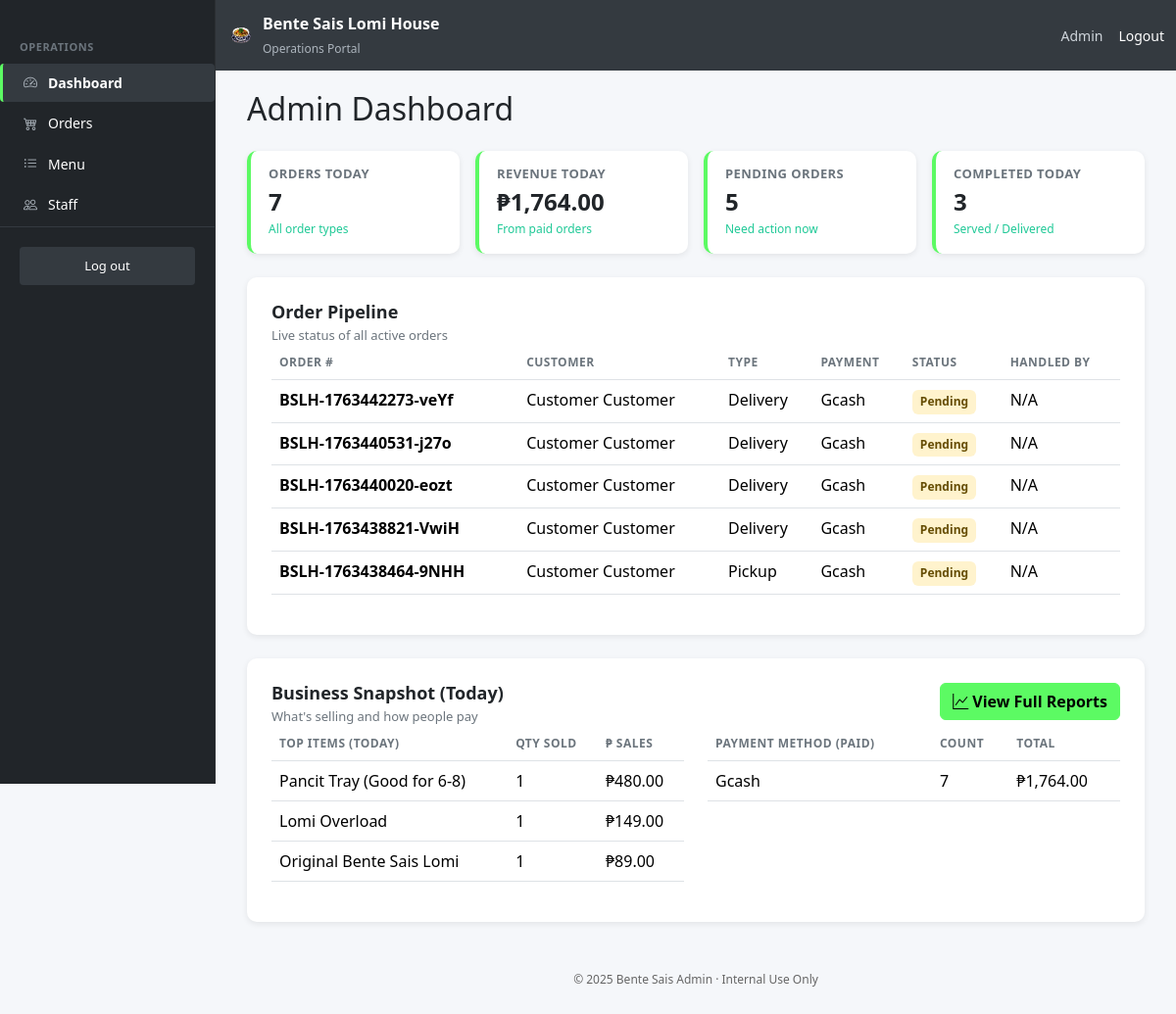
/admin/index.php (signed in), run on the app's committed database.
### tables this page shows
CREATE TABLE `orders` (
  `order_id` int(11) NOT NULL,
  `order_number` varchar(20) NOT NULL,
  `user_id` int(11) DEFAULT NULL,
  `order_type` enum('pickup','delivery') NOT NULL,
  `order_time` datetime NOT NULL,
  `preferred_time` datetime DEFAULT NULL,
  `status` enum('pending','confirmed','preparing','ready','out_for_delivery','delivered','completed','cancelled') DEFAULT 'pending',
  `subtotal` decimal(10,2) NOT NULL DEFAULT 0.00,
  `delivery_fee` decimal(10,2) NOT NULL DEFAULT 0.00,
  `tip_amount` decimal(10,2) NOT NULL DEFAULT 0.00,
  `total_amount` decimal(10,2) NOT NULL DEFAULT 0.00,
  `handler_id` int(11) DEFAULT NULL,
  `driver_id` int(11) DEFAULT NULL,
  `confirmed_at` datetime DEFAULT NULL,
  `preparing_at` datetime DEFAULT NULL,
  `ready_at` datetime DEFAULT NULL,
  `out_for_delivery_at` datetime DEFAULT NULL,
  `delivered_at` datetime DEFAULT NULL,
  `cancelled_at` datetime DEFAULT NULL,
  `created_at` datetime DEFAULT current_timestamp(),
  `updated_at` datetime DEFAULT current_timestamp() ON UPDATE current_timestamp()
);

CREATE TABLE `order_customer_details` (
  `detail_id` int(11) NOT NULL,
  `order_id` int(11) NOT NULL,
  `customer_first_name` varchar(50) NOT NULL,
  `customer_last_name` varchar(50) NOT NULL,
  `customer_phone` varchar(20) NOT NULL,
  `customer_email` varchar(100) DEFAULT NULL,
  `order_notes` text DEFAULT NULL
);

CREATE TABLE `order_payment_details` (
  `payment_id` int(11) NOT NULL,
  `order_id` int(11) NOT NULL,
  `payment_method` enum('cash','gcash','card') NOT NULL,
  `payment_status` enum('pending','paid','failed','refunded') DEFAULT 'pending',
  `gcash_reference` varchar(100) DEFAULT NULL,
  `gcash_amount` decimal(10,2) DEFAULT NULL,
  `gcash_sender_name` varchar(100) DEFAULT NULL,
  `amount_paid` decimal(10,2) DEFAULT NULL,
  `change_amount` decimal(10,2) DEFAULT NULL,
  `paid_at` datetime DEFAULT NULL
);

### admin/index.php (the view, shortened to what this page needs)
<?php
include __DIR__ . '/includes/header.php';
$today_start = date('Y-m-d 00:00:00');
$today_end = date('Y-m-d 23:59:59');
$result_orders_today = $conn->query("SELECT COUNT(order_id) as total FROM orders WHERE created_at BETWEEN '$today_start' AND '$today_end'");
$stats_orders_today = $result_orders_today->fetch_assoc()['total'] ?? 0;
$result_revenue_today = $conn->query("
    SELECT SUM(o.total_amount) as total
    FROM orders o
    JOIN order_payment_details opd ON o.order_id = opd.order_id
    WHERE opd.payment_status = 'paid'
    AND opd.paid_at BETWEEN '$today_start' AND '$today_end'
");
$stats_revenue_today = $result_revenue_today->fetch_assoc()['total'] ?? 0;
$result_pending = $conn->query("SELECT COUNT(order_id) as total FROM orders WHERE status = 'pending'");
$stats_pending = $result_pending->fetch_assoc()['total'] ?? 0;
$result_completed = $conn->query("SELECT COUNT(order_id) as total FROM orders WHERE status IN ('completed', 'delivered') AND updated_at BETWEEN '$today_start' AND '$today_end'");
$stats_completed = $result_completed->fetch_assoc()['total'] ?? 0;
$pipeline_orders_query = "
    SELECT
        o.order_id,
        o.order_number,
        o.order_type,
        o.status,
        ocd.customer_first_name,
        ocd.customer_last_name,
        opd.payment_method,
        h.first_name as handler_first_name
    FROM orders o
    LEFT JOIN order_customer_details ocd ON o.order_id = ocd.order_id
    LEFT JOIN order_payment_details opd ON o.order_id = opd.order_id
    LEFT JOIN users h ON o.handler_id = h.user_id
    WHERE o.status NOT IN ('completed', 'delivered', 'cancelled')
    ORDER BY o.created_at DESC
    LIMIT 5
";
$pipeline_result = $conn->query($pipeline_orders_query);
$top_items_query = "
    SELECT
        oi.product_name,
        SUM(oi.quantity) as total_qty,
        SUM(oi.total_price) as total_sales
    FROM order_items oi
    JOIN orders o ON oi.order_id = o.order_id
    WHERE o.created_at BETWEEN '$today_start' AND '$today_end'
    AND o.status NOT IN ('cancelled', 'pending')
    GROUP BY oi.product_id, oi.product_name
    ORDER BY total_sales DESC
    LIMIT 3
";
$top_items_result = $conn->query($top_items_query);
$payment_mix_query = "
    SELECT
        opd.payment_method,
        COUNT(opd.payment_id) as total_count,
        SUM(opd.amount_paid) as total_sales
    FROM order_payment_details opd
    WHERE opd.payment_status = 'paid'
    AND opd.paid_at BETWEEN '$today_start' AND '$today_end'
    GROUP BY opd.payment_method
    ORDER BY total_sales DESC
";
$payment_mix_result = $conn->query($payment_mix_query);
?>
<div class="container-fluid">
  <?php include __DIR__ . '/includes/sidebar.php'; ?>
  <main class="main-content">
    <h2 class="mb-4">Admin Dashboard</h2>
    <div class="row g-3 mb-4">
      <div class="col-sm-6 col-lg-3">
        <div class="stat-card">
          <h5>Orders Today</h5>
          <div class="value"><?= $stats_orders_today ?></div>
          <div class="hint">All order types</div>
        </div>
      </div>
      <div class="col-sm-6 col-lg-3">
        <div class="stat-card">
          <h5>Revenue Today</h5>
          <div class="value">₱<?= number_format($stats_revenue_today, 2) ?></div>
          <div class="hint">From paid orders</div>
        </div>
      </div>
      <div class="col-sm-6 col-lg-3">
        <div class="stat-card">
          <h5>Pending Orders</h5>
          <div class="value"><?= $stats_pending ?></div>
          <div class="hint">Need action now</div>
        </div>
      </div>
      <div class="col-sm-6 col-lg-3">
        <div class="stat-card">
          <h5>Completed Today</h5>
          <div class="value"><?= $stats_completed ?></div>
          <div class="hint">Served / Delivered</div>
        </div>
      </div>
    </div>
    <div class="content-card mb-4">
      <div class="content-card-header">
        <div class="left">
          <h2>Order Pipeline</h2>
          <p>Live status of all active orders</p>
        </div>
      </div>
      <div class="table-responsive">
        <table class="table table-hover">
          <thead>
            <tr>
              <th>Order #</th>
              <th>Customer</th>
              <th>Type</th>
              <th>Payment</th>
              <th>Status</th>
              <th>Handled By</th>
            </tr>
          </thead>
          <tbody>
            <?php if ($pipeline_result && $pipeline_result->num_rows > 0): ?>
              <?php while($order = $pipeline_result->fetch_assoc()): ?>
                <?php
                  $status_map = [
                    'pending' => 'badge-warning',
                    'confirmed' => 'badge-primary',
                    'preparing' => 'badge-info',
                    'ready' => 'badge-success',
                    'out_for_delivery' => 'badge-success'
                  ];
                  $status_class = $status_map[$order['status']] ?? 'badge-secondary';
                ?>
                <tr>
                  <td><strong><?= htmlspecialchars($order['order_number'] ?? $order['order_id']) ?></strong></td>
                  <td>
                    <?= htmlspecialchars($order['customer_first_name'] . ' ' . $order['customer_last_name']) ?><br>
                  </td>
                  <td>
                    <?= htmlspecialchars(ucfirst($order['order_type'])) ?><br>
                  </td>
                  <td><?= htmlspecialchars(ucfirst($order['payment_method'])) ?></td>
                  <td><span class="badge <?= $status_class ?>"><?= htmlspecialchars(ucfirst(str_replace('_', ' ', $order['status']))) ?></span></td>
                  <td><?= htmlspecialchars($order['handler_first_name'] ?? 'N/A') ?></td>
                </tr>
              <?php endwhile; ?>
            <?php else: ?>
              <tr>
                <td colspan="6" class="text-center text-muted">No active orders in the pipeline.</td>
              </tr>
            <?php endif; ?>
          </tbody>
        </table>
      </div>
    </div>
    <div class="content-card">
      <div class="content-card-header">
        <div class="left">
          <h2>Business Snapshot (Today)</h2>
          <p>What's selling and how people pay</p>
        </div>
        <div class="right">
          <a class="btn btn-success" href="reports.php">
            <i class="bi bi-graph-up"></i> View Full Reports
          </a>
        </div>
      </div>
      <div class="row g-4">
        <div class="col-md-6">
          <div class="table-responsive">
            <table class="table table-hover">
              <thead>
                <tr>
                  <th>Top Items (Today)</th>
                  <th>Qty Sold</sup></th>
                  <th>₱ Sales</th>
                </tr>
              </thead>
              <tbody>
                <?php if ($top_items_result && $top_items_result->num_rows > 0): ?>
                  <?php while($item = $top_items_result->fetch_assoc()): ?>
                    <tr>
                      <td><?= htmlspecialchars($item['product_name']) ?></td>
                      <td><?= htmlspecialchars($item['total_qty']) ?></td>
                      <td>₱<?= number_format($item['total_sales'], 2) ?></td>
                    </tr>
                  <?php endwhile; ?>
                <?php else: ?>
                  <tr><td colspan="3" class="text-center text-muted">No completed sales yet today.</td></tr>
                <?php endif; ?>
              </tbody>
            </table>
          </div>
        </div>
        <div class="col-md-6">
          <div class="table-responsive">
            <table class="table table-hover">
              <thead>
                <tr>
                  <th>Payment Method (Paid)</th>
                  <th>Count</th>
                  <th>Total</th>
                </tr>
              </thead>
              <tbody>
                <?php if ($payment_mix_result && $payment_mix_result->num_rows > 0): ?>
                  <?php while($mix = $payment_mix_result->fetch_assoc()): ?>
                    <tr>
                      <td><?= htmlspecialchars(ucfirst($mix['payment_method'])) ?></td>
                      <td><?= htmlspecialchars($mix['total_count']) ?></td>
                      <td>₱<?= number_format($mix['total_sales'], 2) ?></td>
                    </tr>
                  <?php endwhile; ?>
                <?php else: ?>
                  <tr><td colspan="3" class="text-center text-muted">No paid transactions yet today.</td></tr>
                <?php endif; ?>
              </tbody>
            </table>
          </div>
        </div>
      </div>
    </div>
  </main>
</div>
<?php include __DIR__ . '/includes/footer.php'; ?>

### assets/css/admin_dashboard.css (style rules this page uses)
:root { --avocado-green: #5cfa63; --sidebar-width: 220px; }
body { font-family: "Segoe UI", Arial, sans-serif; background-color: #f5f7fa; }
.main-content { margin-left: var(--sidebar-width); padding: 20px; transition: margin-left 0.3s ease; }
.stat-card { background: #fff; border-radius: 10px; box-shadow: 0 2px 6px rgba(0,0,0,0.08); border-left: 4px solid var(--avocado-green); padding: 16px 18px; height: 100%; }
.stat-card h5 { margin: 0 0 6px; font-size: 13px; font-weight: 600; color: #6c757d; text-transform: uppercase; letter-spacing: .03em; }
.stat-card .value { font-size: 24px; font-weight: 600; color: #212529; line-height: 1.2; }
.stat-card .hint { font-size: 12px; color: #20c997; margin-top: 4px; }
.content-card { background: #fff; padding: 25px; border-radius: 10px; box-shadow: 0 2px 6px rgba(0,0,0,0.08); margin-bottom: 20px; }
.content-card-header { display: flex; justify-content: space-between; flex-wrap: wrap; gap: 12px; align-items: flex-start; }
.content-card-header .left h2 { font-size: 18px; color: #212529; margin: 0; font-weight: 600; line-height: 1.2; }
.content-card-header .left p { font-size: 13px; color: #6c757d; margin: 4px 0 0; }
.badge { display: inline-block; font-size: 12px; line-height: 1.4; padding: 4px 8px; border-radius: 6px; font-weight: 600; }
.badge-warning { background: #fff3cd; color: #664d03; }
.btn-success { background-color: var(--avocado-green); border-color: var(--avocado-green); color: #000; font-weight: 600; }
.table th { border-top: none; font-weight: 600; font-size: 12px; text-transform: uppercase; letter-spacing: .04em; color: #6c757d; }

### data on the page
orders: order_number "BSLH-1763442273-veYf", order_customer_details.customer_first_name+customer_last_name "Customer Customer", order_type "Delivery", order_payment_details.payment_method "Gcash", status "Pending", handler_first_name "N/A"
orders: order_number "BSLH-1763440531-j27o", order_customer_details.customer_first_name+customer_last_name "Customer Customer", order_type "Delivery", order_payment_details.payment_method "Gcash", status "Pending", handler_first_name "N/A"
orders: order_number "BSLH-1763440020-eozt", order_customer_details.customer_first_name+customer_last_name "Customer Customer", order_type "Delivery", order_payment_details.payment_method "Gcash", status "Pending", handler_first_name "N/A"
orders: order_number "BSLH-1763438821-VwiH", order_customer_details.customer_first_name+customer_last_name "Customer Customer", order_type "Delivery", order_payment_details.payment_method "Gcash", status "Pending", handler_first_name "N/A"
orders: order_number "BSLH-1763438464-9NHH", order_customer_details.customer_first_name+customer_last_name "Customer Customer", order_type "Pickup", order_payment_details.payment_method "Gcash", status "Pending", handler_first_name "N/A"

### other printed values
get_user_name() "Admin"
$stats_orders_today "7"
$stats_revenue_today "1,764.00"
$stats_pending "5"
$stats_completed "3"
$item['product_name'] "Pancit Tray (Good for 6-8)"
$item['total_qty'] "1"
$item['total_sales'] "480.00"
$item['product_name'] "Lomi Overload"
$item['total_sales'] "149.00"
$item['product_name'] "Original Bente Sais Lomi"
$item['total_sales'] "89.00"
$mix['payment_method'] "Gcash"
$mix['total_count'] "7"
$mix['total_sales'] "1,764.00"
